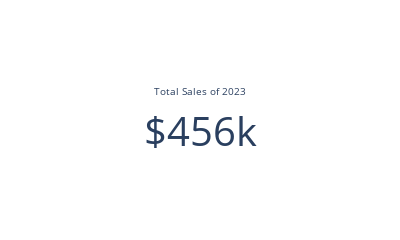

Notebook source saved alongside this figure:
### Markdown cell above
*The graph shows that Sales peaked in May 2023, at 53,150.00 and  September has the lowest sales at around 23,620.00. However, the data for January 2024 only shows 1 day of sales, which is why the sales are much lower at 1,530.00.*

### Code cell
# Calculate total sales from the first date to the last date
total_sales = df['Total Amount'].sum()

# Create a card-style figure
fig = go.Figure(go.Indicator(
    mode="number",
    value=total_sales,
    title={'text': "Total Sales of 2023"},
    number={'prefix': "$", 'font': {'size': 40}},
))

# Update layout for better styling (optional)
fig.update_layout(
    width=400,
    height=200,
    template="plotly_white",
)

# Show the card
fig.show()

### Figure 1 — Plotly figure (JSON) as saved in the notebook; plotly's stock layout.template omitted (floating-point values rounded to 4 significant figures)
{"data": [{"mode": "number", "number": {"font": {"size": 40}, "prefix": "$"}, "title": {"text": "Total Sales of 2023"}, "type": "indicator", "value": 456000}], "layout": {"height": 200, "width": 400}}
